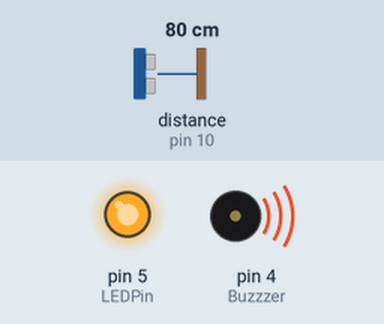
Bench run of a sketch on a simulated Arduino Uno, built with avr-gcc and run on an emulated ATmega328P. On the bench: output pins drawn as LEDs (lit = HIGH), buzzer (waves = sounding, pin HIGH). Wiring (inferred from the names in the program): ultrasonic range finder: trigger pin 9; echo pin 10. The inputs (shaded band) are chosen by the test bench; at power-on: distance to the obstacle (sensor on pin 10) 80 cm. The echo pulse lasts 58.3 µs per cm; pins used as bus, display or sensor lines are not drawn; what the sketch prints to the serial monitor is not drawn.

Above: at 0.15 s.
At 5.1 s:
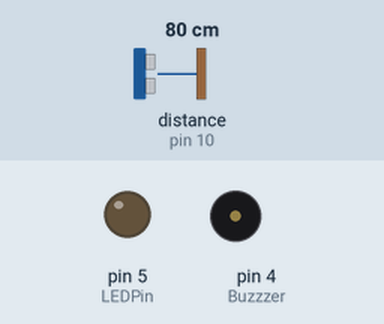
Timing chart, 0 to 7.5 s (numbered marks = the images above):
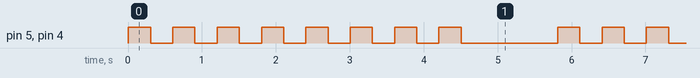

The sketch:

DISTANCE_ALARM.ino
```cpp
#define trigPin 9
#define echoPin 10
#define LEDPin 5
#define Buzzzer 4

void setup() {
  Serial.begin(9600);
  pinMode(trigPin, OUTPUT);
  pinMode(echoPin, INPUT);
  pinMode(LEDPin, OUTPUT);
  pinMode(Buzzzer, OUTPUT);
}

void loop() {
  long duration;
  float distance_cm;

  // Trigger the ultrasonic sensor
  digitalWrite(trigPin, LOW);
  delayMicroseconds(2);
  digitalWrite(trigPin, HIGH);
  delayMicroseconds(10);
  digitalWrite(trigPin, LOW);

  // Measure echo time
  duration = pulseIn(echoPin, HIGH, 30000); // 30ms timeout
  distance_cm = (duration * 0.0343) / 2;

  // If object is detected within 400 cm
  if (duration != 0 && distance_cm <= 400) {
    Serial.print("🚨 Object Detected at: ");
    Serial.print(distance_cm);
    Serial.println(" cm");
     // Buzzer stays ON

    // Blink LED 3 times
    for (int i = 0; i < 8; i++) {
      digitalWrite(LEDPin, HIGH);
      digitalWrite(Buzzzer, HIGH);
      delay(300);
      digitalWrite(LEDPin, LOW);
      digitalWrite(Buzzzer, LOW);
      delay(300);
    }
  } else {
    Serial.println("✅ You are safe. No object detected.");
    digitalWrite(LEDPin, LOW);
    digitalWrite(Buzzzer, LOW); // Turn off buzzer if no object
  }

  delay(1000); // Wait before next check
}
```

Measured:
- by itself, pin 5 (LEDPin), pin 4 (Buzzzer): repeats every 5.8 s: 7 × (LOW 0.30 s, HIGH 0.30 s), LOW 1.3 s, HIGH 0.30 s
- by itself, everything shown: repeats every 5.8 s, in 16 steps
